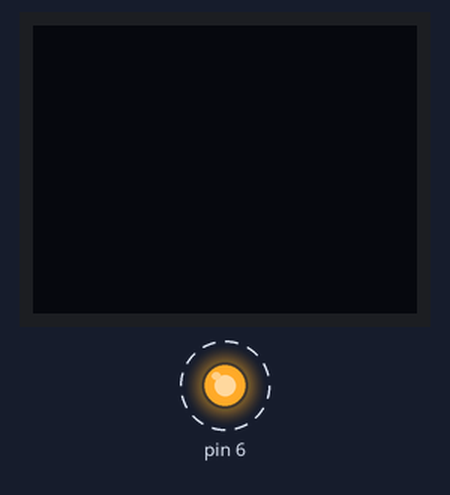
Bench run of a sketch on a simulated Arduino Uno, built with avr-gcc and run on an emulated ATmega328P. Shown: 64×48 one-colour display, output pins drawn as LEDs (lit = HIGH). Dashed ring = blinking.

Above: at 0.5 s.
Timing chart, 0 to 4.6 s (numbered marks = the images above):
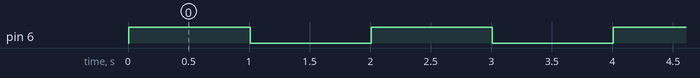

Measured:
- by itself, pin 6: alternates HIGH for 1.0 s and LOW for 1.0 s

The sketch:

MicroView_Test.ino
```cpp
#include <MicroView.h>

double dx = 0.7;
double dy = 0.2;
double x = 20;
double y = 20;
double gravity = 0.2;
int potVal = 0;

void setup() {
  // put your setup code here, to run once:
  uView.begin();              // start MicroView
  uView.clear(PAGE);          // clear page

  pinMode(6, OUTPUT);
}

void loop() {

  digitalWrite(6, HIGH);
  delay(1000);
  digitalWrite(6, LOW);
  delay(1000);
  // put your main code here, to run repeatedly:
  /*
  potVal = analogRead(A1);
  uView.print(potVal);

  if (x + 6 > 64 || x - 6 < 0) {
    dx *= -1;
  }
  if (y + 6 > 48 || y - 6 < 0) {
    dy *= -1;
  }

  //Gravity
  if (48 > y + 6 ) {
    dy = -1 * (dy * -1.00002 - gravity);
  }

  if (y + 6 > 48 && dy > 0) {
    dy *= -1;
  }

  x += dx;
  y += dy;
  uView.clear(PAGE);
  uView.circle(x, y, 6);
  uView.display();    // display current page buffer
  delay(10);
  */
}
```
